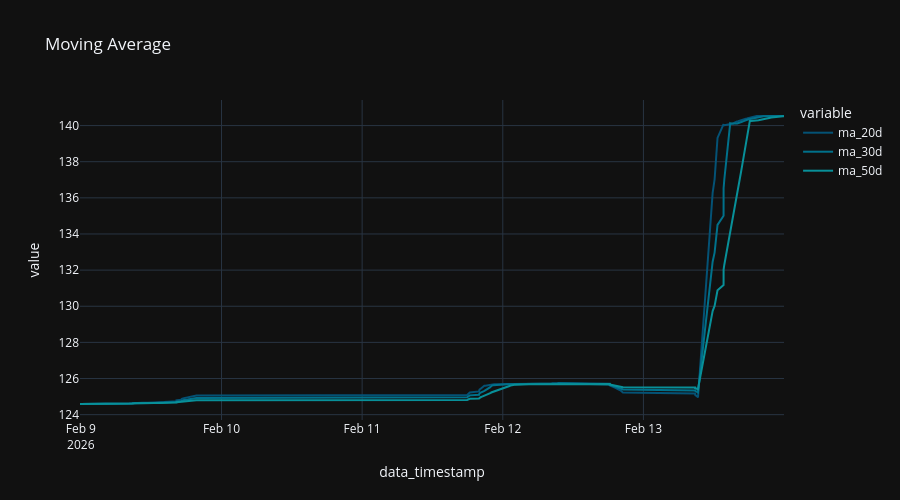

The cell this chart's notebook holds for it:
### Code cell
x = df[df['ticker'] == asset_ticker][['data_timestamp', 'ma_20d', 'ma_30d', 'ma_50d', 'ticker']].sort_values(by="data_timestamp")

fig = px.line (
  x,
  "data_timestamp",
  ['ma_20d',"ma_30d", "ma_50d"],
  title='Moving Average',
#   color_discrete_sequence="Tealgrn_r",
)

fig.update_layout (
  height=500,
)

### Figure 1 — Plotly figure (JSON) as saved in the notebook; plotly's stock layout.template omitted (floating-point values rounded to 4 significant figures; data arrays with more than 128 entries replaced by an {"elided": "..."} marker saying what was removed)
{"data": [{"hovertemplate": "variable=ma_20d<br>data_timestamp=%{x}<br>value=%{y}<extra></extra>", "legendgroup": "ma_20d", "line": {"color": "rgb(4, 82, 117)", "dash": "solid"}, "marker": {"symbol": "circle"}, "mode": "lines", "name": "ma_20d", "orientation": "v", "showlegend": true, "type": "scatter", "x": {"elided": "238 str values"}, "xaxis": "x", "y": {"elided": "238 float values"}, "yaxis": "y"}, {"hovertemplate": "variable=ma_30d<br>data_timestamp=%{x}<br>value=%{y}<extra></extra>", "legendgroup": "ma_30d", "line": {"color": "rgb(0, 113, 139)", "dash": "solid"}, "marker": {"symbol": "circle"}, "mode": "lines", "name": "ma_30d", "orientation": "v", "showlegend": true, "type": "scatter", "x": {"elided": "238 str values"}, "xaxis": "x", "y": {"elided": "238 float values"}, "yaxis": "y"}, {"hovertemplate": "variable=ma_50d<br>data_timestamp=%{x}<br>value=%{y}<extra></extra>", "legendgroup": "ma_50d", "line": {"color": "rgb(8, 144, 153)", "dash": "solid"}, "marker": {"symbol": "circle"}, "mode": "lines", "name": "ma_50d", "orientation": "v", "showlegend": true, "type": "scatter", "x": {"elided": "238 str values"}, "xaxis": "x", "y": {"elided": "238 float values"}, "yaxis": "y"}], "layout": {"height": 500, "legend": {"title": {"text": "variable"}, "tracegroupgap": 0}, "title": {"text": "Moving Average"}, "xaxis": {"anchor": "y", "domain": [0, 1], "title": {"text": "data_timestamp"}}, "yaxis": {"anchor": "x", "domain": [0, 1], "title": {"text": "value"}}}}
